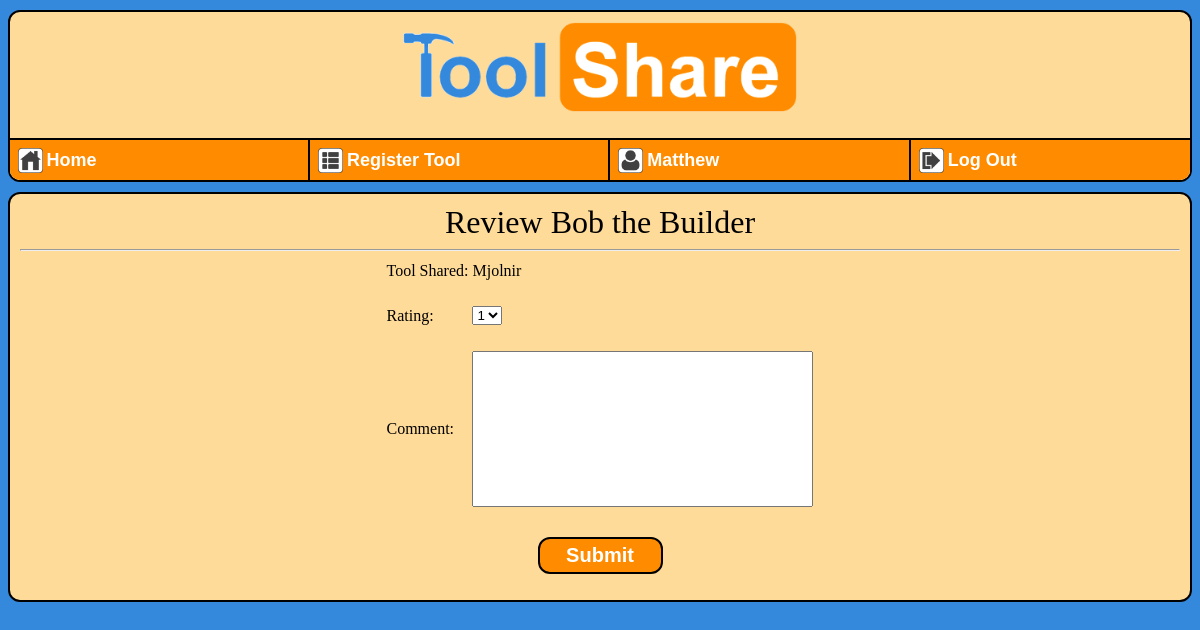
The page /review?r=6 (signed in) on the database its author committed.
### tools/models.py (models this page shows, shortened)
class UserProfile(models.Model):
    user = models.OneToOneField(User)
    community = models.ForeignKey(Community)
    sharer_rating = models.FloatField(default=0)
    sharer_rating_count = models.IntegerField(default=0)
    borrower_rating = models.FloatField(default=0)
    borrower_rating_count = models.IntegerField(default=0)

class todoReview(models.Model):
    time_created = models.DateTimeField(auto_now=True)
    todo_reviewee = models.ForeignKey(UserProfile, related_name='todo_reviewee')
    todo_reviewer = models.ForeignKey(UserProfile, related_name='todo_reviewer')
    todo_tool = models.ForeignKey(Tool, related_name = 'todo_tool')
    todo_review_type = models.BooleanField(default = 0)

class Tool(models.Model):
    owner = models.ForeignKey(UserProfile)
    tool_name = models.CharField(max_length=30)
    tool_desc = models.CharField(max_length=512)
    TOOL_TYPE_CHOICES = (
            (0,"Powertool"),
            (1,"Construction"),
            (2,"Automotive"),
            (3,"Garden"),
            (4,"Other"),
            )
    tool_type = models.IntegerField(choices=TOOL_TYPE_CHOICES)
    def rentable_default():
        return 1
    rentable = models.BooleanField(default=rentable_default)
    def __str__(self):
        return self.tool_name

### tools/views/reviewuser_controller.py (the view, shortened to what this page needs)
# urls.py: url(r'^review', reviewuser_controller.reviewuser, name='review')
def reviewuser(request):
    if request.user.is_authenticated():
        user_profile = UserProfile.objects.get(user=request.user)
        num_list = [1,2,3,4,5]
        todo_review_id = None
        todo_review = None
        todo_tool = None
        review_type = None
        reviewer = None
        reviewee = None
        rating = 1
        comment = ''
        comment_message = ''
        if request.method=='GET':
            if not 'r' in request.GET:
                return HttpResponseRedirect(reverse('tools:tools'))
            else:
                todo_review_id = request.GET['r']
                todo_review = todoReview.objects.get(pk = todo_review_id)
                todo_tool = todo_review.todo_tool
                reviewee = todo_review.todo_reviewee
        context = {'rating':rating, 'comment':comment, 'comment_message':comment_message, 'todo_review_id':todo_review_id, 'num_list':num_list, 'todo_review':todo_review, 'reviewee':reviewee, 'user':user_profile}
        return render(request, 'tools/review.html', context)
    return HttpResponseRedirect(reverse('tools:tools'))

### tools/templates/tools/review.html (shortened to what this page needs)
{% load staticfiles %}
<head>
	<link rel="stylesheet" type="text/css" href="{% static 'tools/style.css' %}" />
</head>
{% include "tools/banner.html" %}
<dir>
    <center>
        <font size="6">
            Review {{reviewee.user.get_full_name}}
        </font>
        <hr>
        <form action="{%url 'tools:review'%}" method="post">
			<table>
                <tr>
                    <td>
                        {% if not todo_review.todo_review_type %}
                            Tool Rented:
                        {% else %}
                            Tool Shared:
                        {% endif %}
                    </td>
                    <td>
                        {{todo_review.todo_tool}}
                    </td>
                </tr>
                <tr>
                    <td>
                        <br>
                    </td>
                </tr>
                <tr>
                    <td>
                        Rating:
                    </td>
                    <td>
                        <select name="rating" id = "rating">
                            {% for num in num_list %}
                                {% if num == rating %}
                                    <option value="{{num}}" selected>{{num}}</option>
                                {% else %}
                                    <option value="{{num}}">{{num}}</option>
                                {% endif %}
                            {% endfor %}
                        </select>
                    </td>
                </tr>
                <tr>
                    <td>
                        <br>
                    </td>
                </tr>
				<tr>
					<td>
                        Comment:
                    </td>
					<td>
                        <textarea rows="10" cols="40" name="comment" id="comment">{{comment}}</textarea>
                    </td>
				</tr>
                <tr>
                    <td>
                        <br>
                    </td>
                    <td>
                        {%if comment_message %}
                            <font color = red>{{comment_message}}</font>
                        {% else %}
                            <br>
                        {% endif %}
                    </td>
                </tr>
			</table>
            <td><input type="submit" value="Submit"/></td>
        </center>
</dir>

### tools/templates/tools/banner.html (shortened to what this page needs)
{% load staticfiles %}
<dir id = "banner">
	<center><a href="{% url 'tools:tools' %}"><img id="bannerpic" src="{% static 'tools/banner.png' %}"/></a></center>
	<br>
    {% if user.user.is_authenticated%}
    <dir id = "nav">
    <ul>
        <li class="auth">
            <a href="{% url 'tools:tools' %}" id="nav">
                <table>
                    <tr>
                        <td>
                            <img id="pic_small" src="{% static 'tools/home.png' %}"/>
                        </td>
                        <td>
                            <font size=4>Home</font>
                        </td>
                    </tr>
                </table>
            </a>
        </li>
        <li class="auth">
            <a href="{%url 'tools:list'%}"id="nav">
                <table>
                    <tr>
                        <td>
                            <img id="pic_small" src="{% static 'tools/register.png' %}"/>
                        </td>
                        <td>
                            <font size=4>Register Tool</font>
                        </td>
                    </tr>
                </table>
            </a>
        </li>
        <li class="auth">
            <a href="{% url 'tools:user' %}?u={{user.pk}}"id="nav">
                <table>
                    <tr>
                        <td>
                            <img id="pic_small" src="{% static 'tools/user.png' %}"/>
                        </td>
                        <td>
                            <font size=4>{{user.user.first_name}}</font>
                        </td>
                    </tr>
                </table>
            </a>
        </li>
        <li class="auth">
            <a href="{%url 'tools:login'%}?a=1"id="nav">
                <table>
                    <tr>
                        <td>
                            <img id="pic_small" src="{% static 'tools/logout.png' %}"/>
                        </td>
                        <td>
                            <font size=4>Log Out</font>
                        </td>
                    </tr>
                </table>
            </a>
        </li>
    </ul>
    {% endif %}
    </dir>
</dir>

### tools/static/tools/style.css (style rules this page uses)
#bannerpic { padding: 10px; height: 90px; width: 394px; }
#pic_small { height: 25px; width: 25px; }
#banner { padding: 0px; }
#nav { box-sizing:border-box; border-radius: 0px; border: 1px solid black; width: 102%; padding: 0px; margin: -2px; overflow:hidden; }
#nav ul { margin: 0; padding: 0; list-style:none; box-sizing:border-box }
#nav ul li.auth { float:left; padding: 0px; width: 25%; box-sizing:border-box }
#nav ul li a { display: block; text-decoration: none; background: #FF8C00; width: 100%; padding: 5px; height: 43px; border: 1px solid black; border-radius: 0px; margin: -0.5px; float: left; display: block; }
#nav ul li a tr td { font-size: 125%; font-family: "Arial", Arial, sans-serif; font-weight: bold; color: #FFFFFF; }
input[type=submit] { display: block; background: #FF8C00; padding: 5px; width: 125px; border: 2px solid black; border-radius: 12px; margin: 5px; font-size: 125%; font-family: "Arial", Arial, sans-serif; font-weight: bold; text-decoration: none; text-align: center; color: #FFFFFF; }
dir { background: #FFDB99; padding: 10px; border: 2px solid black; border-radius: 12px; margin: 10px auto; overflow: hidden }
textarea { resize: none; }

### rows shown on the page
UserProfile: user.first_name "Matthew"
UserProfile: user.get_full_name "Bob the Builder"
todoReview: todo_tool "Mjolnir"

### other values the page prints
form field rating "1"
